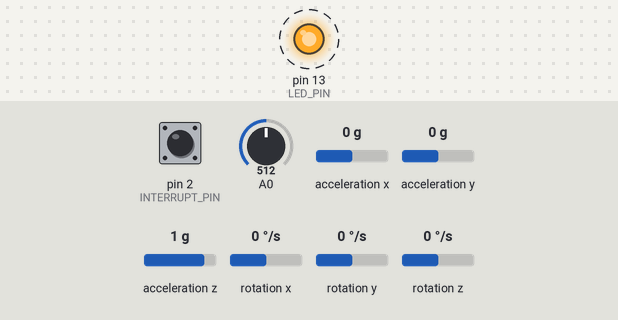
Recording of a sketch running on a simulated Arduino Uno, built with avr-gcc and run on an emulated ATmega328P. Parts: output pins drawn as LEDs (lit = HIGH). Dashed ring = blinking. The test bench sets the inputs (shaded band); at power-on: pin 2 (INTERRUPT_PIN) LOW, A0 = 512, acceleration x 0 g, acceleration y 0 g, acceleration z 1 g, rotation x 0 °/s, rotation y 0 °/s, rotation z 0 °/s. The sensor or clock chip raises its interrupt line as the real part does; what the sketch prints to the serial monitor is not drawn.

Above: at 0.55 s.
Timing chart, 0 to 3.5 s (numbered marks = the images above):
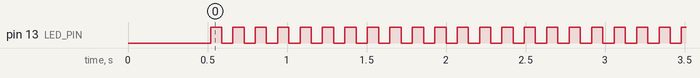

Measured:
- by itself, pin 13 (LED_PIN): alternates HIGH for 0.07 s and LOW for 0.07 s

The sketch:

QubeySketch.ino
```cpp
/* ============================================
The original code (see IC2 Library) was modified with own adaptations and customizations by me.

It's been throughout commented for a better understanding and clarity in case more features are added along the line.

As mentioned, a  part of that code is from the I2CDev device library while other parts have been written and modified by me for my custom needs for Unity.
in this file. For the original MPU6050_DMP code, please check out the I2Cdev device library yourself.
===============================================
*/


/* ============================================
I2Cdev device library code is placed under the MIT license

Copyright (c) 2012 Jeff Rowberg

Permission is hereby granted, free of charge, to any person obtaining a copy
of this software and associated documentation files (the "Software"), to deal
in the Software without restriction, including without limitation the rights
to use, copy, modify, merge, publish, distribute, sublicense, and/or sell
copies of the Software, and to permit persons to whom the Software is
furnished to do so, subject to the following conditions:
The above copyright notice and this permission notice shall be included in
all copies or substantial portions of the Software.

THE SOFTWARE IS PROVIDED "AS IS", WITHOUT WARRANTY OF ANY KIND, EXPRESS OR
IMPLIED, INCLUDING BUT NOT LIMITED TO THE WARRANTIES OF MERCHANTABILITY,
FITNESS FOR A PARTICULAR PURPOSE AND NONINFRINGEMENT. IN NO EVENT SHALL THE
AUTHORS OR COPYRIGHT HOLDERS BE LIABLE FOR ANY CLAIM, DAMAGES OR OTHER
LIABILITY, WHETHER IN AN ACTION OF CONTRACT, TORT OR OTHERWISE, ARISING FROM,
OUT OF OR IN CONNECTION WITH THE SOFTWARE OR THE USE OR OTHER DEALINGS IN
THE SOFTWARE.
===============================================
*/

// Include the necessary libraries for the MPU6050 sensor
#include "I2Cdev.h"
#include "MPU6050_6Axis_MotionApps20.h"

#if I2CDEV_IMPLEMENTATION == I2CDEV_ARDUINO_WIRE
#include "Wire.h"
#endif

// Declare the MPU6050 object
MPU6050 mpu;

// Define constants for readable quaternion output and interrupt pin
#define OUTPUT_READABLE_QUATERNION
#define INTERRUPT_PIN 2
#define LED_PIN 13

// Initialize the blink state and DMP ready flag
bool blinkState = false;
bool dmpReady = false;

// Variables to store interrupt status, device status, packet size, and FIFO count
uint8_t mpuIntStatus;
uint8_t devStatus;
uint16_t packetSize;
uint16_t fifoCount;

// FIFO storage buffer
uint8_t fifoBuffer[64];

// Quaternion and vector containers for storing sensor data
Quaternion q;
VectorInt16 aa;
VectorInt16 aaReal;
VectorInt16 aaWorld;
VectorFloat gravity;

// Euler angle and yaw/pitch/roll containers
float euler[3];
float ypr[3];

// Flag for indicating MPU interrupt
volatile bool mpuInterrupt = false;

// Interrupt service routine to set the MPU interrupt flag
void dmpDataReady() {
  mpuInterrupt = true;
}

// Sample window width in mS for the sensor data
const int sampleWindow = 50;

// Variable to store the sample count
unsigned int sample;


void setup() {

  // Initialize I2C communication

  // Choose the I2C implementation based on the defined macro
  #if I2CDEV_IMPLEMENTATION == I2CDEV_ARDUINO_WIRE
    Wire.begin();
    // Set the I2C clock frequency to 400kHz
    Wire.setClock(400000);
    // Uncomment this line if facing compilation difficulties
    // Wire.setClock(400000);
  #elif I2CDEV_IMPLEMENTATION == I2CDEV_BUILTIN_FASTWIRE
    Fastwire::setup(400, true);
  #endif

    // Start the serial communication at 115200 baud rate
    Serial.begin(115200);
    // Wait for the serial communication to start
    while (!Serial);

    // Inform the user about initializing I2C devices
    Serial.println(F("Initializing I2C devices..."));
    // Initialize the MPU6050 device
    mpu.initialize();
    // Set the interrupt pin as input
    pinMode(INTERRUPT_PIN, INPUT);

    // Inform the user about testing device connections
    Serial.println(F("Testing device connections..."));
    // Check the MPU6050 connection
    Serial.println(mpu.testConnection() ? F("MPU6050 connection successful") : F("MPU6050 connection failed"));

    // Inform the user about initializing the DMP
    Serial.println(F("Initializing DMP..."));
    // Store the result of the DMP initialization
    devStatus = mpu.dmpInitialize();

    // Set the gyro offsets
    mpu.setXGyroOffset(220);
    mpu.setYGyroOffset(76);
    mpu.setZGyroOffset(-85);
    // Set the acceleration offset
    mpu.setZAccelOffset(1788);

    // If the DMP initialization was successful
    if (devStatus == 0) {
      // Calibrate the accelerometer and gyro
      mpu.CalibrateAccel(6);
      mpu.CalibrateGyro(6);

      // Print the active offsets
      mpu.PrintActiveOffsets();

      // Inform the user about enabling the DMP
      Serial.println(F("Enabling DMP..."));
      // Enable the DMP
      mpu.setDMPEnabled(true);

      // Inform the user about enabling the interrupt detection
      Serial.print(F("Enabling interrupt detection (Arduino external interrupt "));
      Serial.print(digitalPinToInterrupt(INTERRUPT_PIN));
      Serial.println(F(")..."));
      // Attach the interrupt service routine
      attachInterrupt(digitalPinToInterrupt(INTERRUPT_PIN), dmpDataReady, RISING);
      // Get the interrupt status
      mpuIntStatus = mpu.getIntStatus();

      // Inform the user that the DMP is ready
      Serial.println(F("DMP ready! Waiting for first interrupt..."));
      // Set the flag to indicate that the DMP is ready
      dmpReady = true;

      // Get the size of the FIFO packet
      packetSize = mpu.dmpGetFIFOPacketSize();
    }
    else {
      // In case the DMP initialization failed, print the error code.
      Serial.print(F("DMP Initialization failed (error code: "));
      Serial.print(devStatus);
      Serial.println(F(")"));
    }

    // Set the LED_PIN as an output pin.
    pinMode(LED_PIN, OUTPUT);
}


void loop() {

  // Check if DMP is ready
  if (!dmpReady) return;

  // Get the latest packet from FIFO buffer
  if (mpu.dmpGetCurrentFIFOPacket(fifoBuffer)) {

    #ifdef OUTPUT_READABLE_QUATERNION
      // Get quaternion data from the packet
      mpu.dmpGetQuaternion(&q, fifoBuffer);

      // Print the quaternion data to serial output
      Serial.print("G");
      Serial.print(q.w);
      Serial.print(",");
      Serial.print(q.x);
      Serial.print(",");
      Serial.print(q.y);
      Serial.print(",");
      Serial.println(q.z);
    #endif

    #ifdef OUTPUT_READABLE_YAWPITCHROLL
      // Get quaternion and gravity data from the packet
      mpu.dmpGetQuaternion(&q, fifoBuffer);
      mpu.dmpGetGravity(&gravity, &q);

      // Get yaw, pitch and roll data from the quaternion and gravity data
      mpu.dmpGetYawPitchRoll(ypr, &q, &gravity);

      // Print yaw, pitch, and roll data to serial output
      Serial.print("ypr\t");
      Serial.print(ypr[0] * 180 / M_PI);
      Serial.print("\t");
      Serial.print(ypr[1] * 180 / M_PI);
      Serial.print("\t");
      Serial.println(ypr[2] * 180 / M_PI);
    #endif

    #ifdef OUTPUT_READABLE_REALACCEL
      // Get quaternion, gravity, and acceleration data from the packet
      mpu.dmpGetQuaternion(&q, fifoBuffer);
      mpu.dmpGetAccel(&aa, fifoBuffer);
      mpu.dmpGetGravity(&gravity, &q);

      // Get linear acceleration data from the acceleration, gravity, and quaternion data
      mpu.dmpGetLinearAccel(&aaReal, &aa, &gravity);

      // Print linear acceleration data to serial output
      Serial.print("areal\t");
      Serial.print(aaReal.x);
      Serial.print("\t");
      Serial.print(aaReal.y);
      Serial.print("\t");
      Serial.println(aaReal.z);
    #endif

    #ifdef OUTPUT_READABLE_WORLDACCEL
      // Get the quaternion from the MPU
      mpu.dmpGetQuaternion(&q, fifoBuffer);

      // Get the acceleration data from the MPU
      mpu.dmpGetAccel(&aa, fifoBuffer);

      // Get the gravity data from the MPU based on the quaternion
      mpu.dmpGetGravity(&gravity, &q);

      // Get the linear acceleration data based on the acceleration and gravity data
      mpu.dmpGetLinearAccel(&aaReal, &aa, &gravity);

      // Get the linear acceleration in the world coordinate system based on the linear acceleration data and quaternion
      mpu.dmpGetLinearAccelInWorld(&aaWorld, &aaReal, &q);

      // Print the world linear acceleration data
      Serial.print("World Linear Acceleration\t");
      Serial.print(aaWorld.x);
      Serial.print("\t");
      Serial.print(aaWorld.y);
      Serial.print("\t");
      Serial.println(aaWorld.z);
    #endif


    //This part measures the peak-to-peak amplitude of an analog signal

    // Toggle the state of the LED and set it to the value of blinkState
    blinkState = !blinkState;
    digitalWrite(LED_PIN, blinkState);

    // Flush the Serial buffer
    Serial.flush();

    // Wait for 5 milliseconds
    delay(5);

    // Initialize startMillis to the current time
    unsigned long startMillis = millis();

    // Initialize peakToPeak to 0
    unsigned int peakToPeak = 0;

    // Initialize signalMax to 0
    unsigned int signalMax = 0;

    // Initialize signalMin to 1024
    unsigned int signalMin = 1024;

    // Loop until the current time minus startMillis is less than sampleWindow
    while (millis() - startMillis < sampleWindow) {
      // Read the analog input at pin 0 and store it in sample
      sample = analogRead(0);

      // If sample is less than 1024 (not a spurious reading)
      if (sample < 1024) {
        // If sample is greater than signalMax, set signalMax to sample
        if (sample > signalMax) {
          signalMax = sample;
        }
        // If sample is less than signalMin, set signalMin to sample
        else if (sample < signalMin) {
          signalMin = sample;
        }
      }
    }

    // Calculate the peak-to-peak amplitude as signalMax minus signalMin
    peakToPeak = signalMax - signalMin;

    // Calculate the voltage as peakToPeak times 5.0 divided by 1024
    float volts = (peakToPeak * 5.0) / 1024;

    // Initialize an empty string "myStringe"
    String myStringe = "";

    // Concatenate the voltage value to myStringe
    myStringe.concat(volts);

    // Initialize the prefix string "prefixSound" to "S"
    String prefixSound = "S";

    // Concatenate volts to prefixSound so value with a "S"-prefix is added
    prefixSound.concat(volts);

    // Print/Send prefixSound to the Serial interface
    Serial.println(prefixSound);

    // Flush the Serial buffer
    Serial.flush();

    // Wait for 5 milliseconds
    delay(5);

  }
}
```
